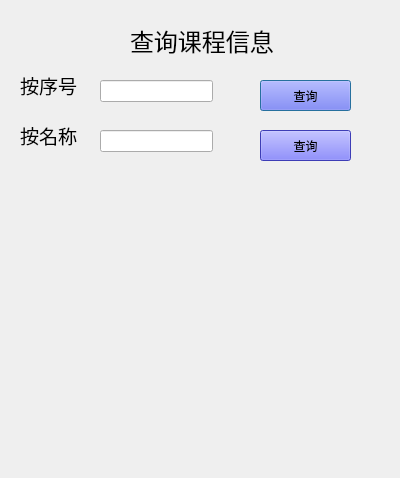
<?xml version="1.0" encoding="UTF-8"?>
<ui version="4.0">
 <class>lookupcourDialog</class>
 <widget class="QDialog" name="lookupcourDialog">
  <property name="geometry">
   <rect>
    <x>0</x>
    <y>0</y>
    <width>400</width>
    <height>478</height>
   </rect>
  </property>
  <property name="windowTitle">
   <string>Dialog</string>
  </property>
  <widget class="QPushButton" name="idbutton">
   <property name="geometry">
    <rect>
     <x>260</x>
     <y>80</y>
     <width>91</width>
     <height>31</height>
    </rect>
   </property>
   <property name="font">
    <font>
     <family>幼圆</family>
    </font>
   </property>
   <property name="styleSheet">
    <string notr="true">background-color: rgb(85, 85, 255);</string>
   </property>
   <property name="text">
    <string>查询</string>
   </property>
  </widget>
  <widget class="QLabel" name="title">
   <property name="geometry">
    <rect>
     <x>130</x>
     <y>20</y>
     <width>151</width>
     <height>41</height>
    </rect>
   </property>
   <property name="font">
    <font>
     <family>幼圆</family>
     <pointsize>18</pointsize>
    </font>
   </property>
   <property name="text">
    <string>查询课程信息</string>
   </property>
  </widget>
  <widget class="QLabel" name="idlabel">
   <property name="geometry">
    <rect>
     <x>20</x>
     <y>70</y>
     <width>61</width>
     <height>31</height>
    </rect>
   </property>
   <property name="font">
    <font>
     <family>幼圆</family>
     <pointsize>14</pointsize>
    </font>
   </property>
   <property name="text">
    <string>按序号</string>
   </property>
  </widget>
  <widget class="QLineEdit" name="idline">
   <property name="geometry">
    <rect>
     <x>100</x>
     <y>80</y>
     <width>113</width>
     <height>22</height>
    </rect>
   </property>
  </widget>
  <widget class="QPushButton" name="namebutton">
   <property name="geometry">
    <rect>
     <x>260</x>
     <y>130</y>
     <width>91</width>
     <height>31</height>
    </rect>
   </property>
   <property name="font">
    <font>
     <family>幼圆</family>
    </font>
   </property>
   <property name="styleSheet">
    <string notr="true">background-color: rgb(85, 85, 255);</string>
   </property>
   <property name="text">
    <string>查询</string>
   </property>
  </widget>
  <widget class="QLineEdit" name="courline">
   <property name="geometry">
    <rect>
     <x>100</x>
     <y>130</y>
     <width>113</width>
     <height>22</height>
    </rect>
   </property>
  </widget>
  <widget class="QLabel" name="courlabel">
   <property name="geometry">
    <rect>
     <x>20</x>
     <y>120</y>
     <width>71</width>
     <height>31</height>
    </rect>
   </property>
   <property name="font">
    <font>
     <family>幼圆</family>
     <pointsize>14</pointsize>
    </font>
   </property>
   <property name="text">
    <string>按名称</string>
   </property>
  </widget>
 </widget>
 <resources/>
 <connections/>
</ui>
